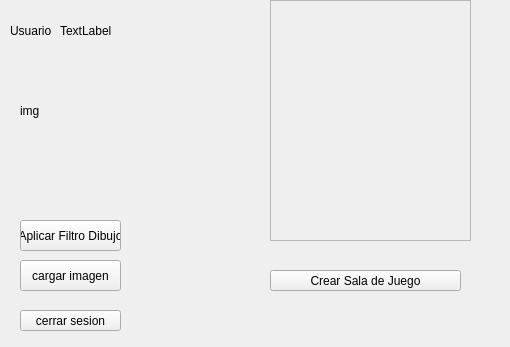
<?xml version="1.0" encoding="UTF-8"?>
<ui version="4.0">
 <class>Form</class>
 <widget class="QWidget" name="Form">
  <property name="geometry">
   <rect>
    <x>0</x>
    <y>0</y>
    <width>510</width>
    <height>347</height>
   </rect>
  </property>
  <property name="windowTitle">
   <string>Form</string>
  </property>
  <widget class="QScrollArea" name="scrollArea">
   <property name="geometry">
    <rect>
     <x>270</x>
     <y>0</y>
     <width>201</width>
     <height>241</height>
    </rect>
   </property>
   <property name="widgetResizable">
    <bool>true</bool>
   </property>
   <widget class="QWidget" name="scrollAreaWidgetContents">
    <property name="geometry">
     <rect>
      <x>0</x>
      <y>0</y>
      <width>199</width>
      <height>239</height>
     </rect>
    </property>
   </widget>
  </widget>
  <widget class="QLabel" name="imagen">
   <property name="geometry">
    <rect>
     <x>20</x>
     <y>50</y>
     <width>121</width>
     <height>121</height>
    </rect>
   </property>
   <property name="text">
    <string>img</string>
   </property>
  </widget>
  <widget class="QLabel" name="usr">
   <property name="geometry">
    <rect>
     <x>10</x>
     <y>20</y>
     <width>41</width>
     <height>21</height>
    </rect>
   </property>
   <property name="text">
    <string>Usuario:</string>
   </property>
  </widget>
  <widget class="QPushButton" name="filtro_dibujo">
   <property name="geometry">
    <rect>
     <x>20</x>
     <y>220</y>
     <width>101</width>
     <height>31</height>
    </rect>
   </property>
   <property name="text">
    <string>Aplicar Filtro Dibujo</string>
   </property>
  </widget>
  <widget class="QPushButton" name="crear_sala">
   <property name="geometry">
    <rect>
     <x>270</x>
     <y>270</y>
     <width>191</width>
     <height>21</height>
    </rect>
   </property>
   <property name="text">
    <string>Crear Sala de Juego</string>
   </property>
  </widget>
  <widget class="QPushButton" name="cargar_img">
   <property name="geometry">
    <rect>
     <x>20</x>
     <y>260</y>
     <width>101</width>
     <height>31</height>
    </rect>
   </property>
   <property name="text">
    <string>cargar imagen</string>
   </property>
  </widget>
  <widget class="QLabel" name="nombre_usr">
   <property name="geometry">
    <rect>
     <x>60</x>
     <y>20</y>
     <width>61</width>
     <height>21</height>
    </rect>
   </property>
   <property name="text">
    <string>TextLabel</string>
   </property>
  </widget>
  <widget class="QPushButton" name="cerrar_sesion">
   <property name="geometry">
    <rect>
     <x>20</x>
     <y>310</y>
     <width>101</width>
     <height>21</height>
    </rect>
   </property>
   <property name="text">
    <string>cerrar sesion</string>
   </property>
  </widget>
 </widget>
 <resources/>
 <connections/>
</ui>
